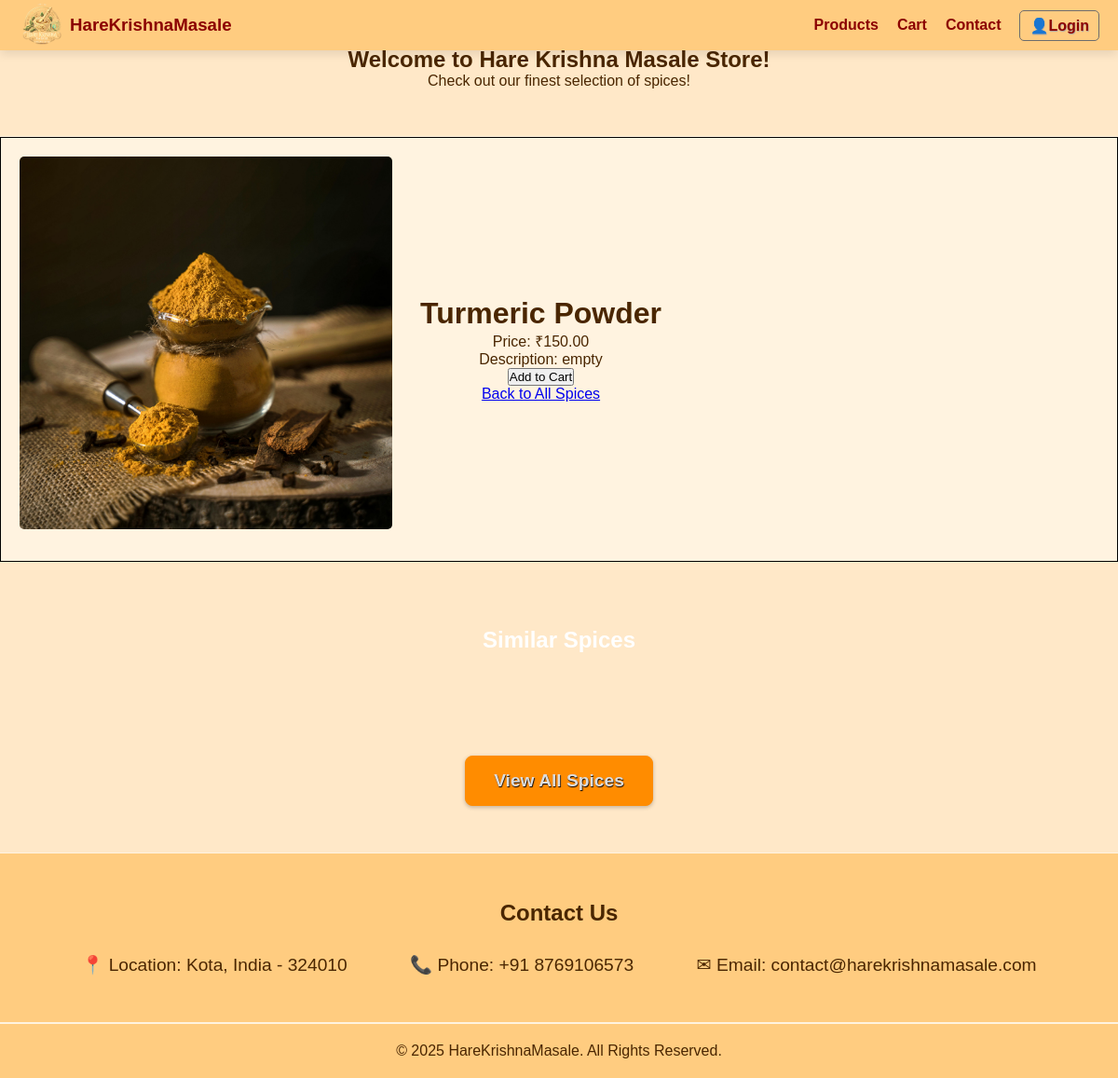
/products/4/, run on the app's committed database.
### apps/products/models.py (models this page shows, shortened)
class Product(models.Model):
    name = models.CharField(max_length=255)
    description = models.TextField()
    price = models.DecimalField(max_digits=10, decimal_places=2)
    image = models.ImageField(upload_to='product_images/')
    stock = models.PositiveIntegerField(default=0)
    created_at = models.DateTimeField(auto_now_add=True)

### apps/products/views.py (the view)
# urls.py: path('<int:product_id>/', views.product_detail, name='product-detail'),
def product_detail(request, product_id):
    product = get_object_or_404(Product, id=product_id)  # Fetch the product
    return render(request, 'products/product_detail.html', {'product': product})

### templates/products/product_detail.html (shortened to what this page needs)
<!DOCTYPE html>
<html lang="en">
<head>
    {% load static %}
    <link rel="stylesheet" href="{% static 'harekrishnamasale/homepage.css' %}">
    <link rel="stylesheet" href="{% static 'products/products.css' %}">
</head>
<body>
    <header>
        <nav>
            <a href="/" class="logo">
                <img src="/media/homepage/logo.png" alt="HareKrishnaMasale Logo">
                <h3>HareKrishnaMasale</h3>
            </a>
            <ul>
                <li><a href="{% url 'product-list' %}">Products</a></li>
                <li><a href="{% url 'cart:cart-detail' %}">Cart</a></li>
                <li><a href="#contact">Contact</a></li>
                {% if user.is_authenticated %}
                    <li class="user-dropdown">
                        <span id="user-toggle" class="user-name">👤 {{ user.username }}</span>
                        <ul id="user-menu" class="dropdown-menu">
                            <li><a href="{% url 'users:profile' %}">Your Profile</a></li>
                            <li>Your Orders</li>
                            <li>
                                <form method="POST" action="{% url 'logout' %}">
                                  {% csrf_token %}
                                  <button type="submit" class="logout-btn">Logout</button>
                                </form>
                            </li>
                        </ul>
                    </li>
                {% else %}
                    <li class="user-dropdown">
                        <a href="{% url 'login' %}"><span id="user-toggle" class="user-name">👤Login</span></a>
                    </li>
                {% endif %}
            </ul>
        </nav>
    </header>
    <section class="products">
        <h2>Welcome to Hare Krishna Masale Store!</h2>
        <p>Check out our finest selection of spices!</p>
    </section>
    {% block content %}
        <div class="product-detail">
            <div>
                <img src="{{ product.image.url }}" alt="{{ product.name }}">
            </div>
            <div id="product-detail-about">
                <h1>{{ product.name }}</h1>
                <p>Price: ₹{{ product.price }}</p>
                <p>Description: {{ product.description }}</p>
                <form action="{% url 'cart:cart-add' product.id %}" method="post">
                    <button type="submit">Add to Cart</button>
                </form>
                <a href="/products/">Back to All Spices</a>
            </div>
        </div>
    {% endblock %}
    <section class="products">
        <h1>Similar Spices</h1>
        <div class="product-grid">
        </div>
        <a href="{% url 'product-list' %}" class="cta">View All Spices</a>
    </section>
    <section id="contact">
        <h2>Contact Us</h2>
        <div class="contact-info">
            <div>📍 Location: Kota, India - 324010</div>
            <div>📞 Phone: +91 8769106573</div>
            <div>✉ Email: contact@harekrishnamasale.com</div>
        </div>
    </section>
    <footer>
        <p>&copy; 2025 HareKrishnaMasale. All Rights Reserved.</p>
    </footer>
</body>
</html>

### static/harekrishnamasale/homepage.css (style rules this page uses)
* { margin: 0; padding: 0; box-sizing: border-box; font-family: Arial, sans-serif; }
body { font-family: Arial, sans-serif; background-color: #fff3e0; color: #4a2600; text-align: center; min-height:100vh; }
header { position: fixed; top: 0; width: 100%; background: #ffcc80; padding: 2px 0; box-shadow: 0px 4px 10px rgba(0, 0, 0, 0.1); z-index: 1000; transition: all 0.3s ease-in-out; }
nav { display: flex; justify-content: space-between; align-items: center; padding: 0 20px; }
.logo { display: flex; align-items: center; gap: 5px; text-decoration: none; color: #8b0000; }
.logo img { height: 50px; }
ul { list-style: none; display: flex; gap: 20px; align-items: center; }
ul li a { text-decoration: none; color: #8b0000; font-size: 1em; font-weight: bold; transition: 0.2s ease-in-out; cursor: pointer; }
.user-dropdown { position: relative; list-style: none; }
.user-name { padding: 6px 10px; display: inline-block; background-color: #ffcc80; text-shadow: 0.6px 0.6px 1px rgb(167, 167, 167); border-radius: 5px; border: 1px solid rgb(109, 109, 109); white-space: nowrap; overflow: hidden; text-overflow: ellipsis; max-width: 120px; vertical-align: middle; transition: box-shadow 0.3s ease; font-size: 1rem; cursor: pointer; }
.cta { display: inline-block; padding: 15px 30px; background: #ff8c00; border: 1px solid #ff8c00; border-radius: 8px; font-weight: bold; text-decoration: none; font-size: 1.2em; margin-top: 20px; color: #ddd; text-shadow: 0.6px 0.6px 1px black; box-shadow: rgba(0, 0, 0, 0.24) 0px 1.5px 4px; }
.products { position: relative; padding: 50px 20px; background: #ff8c001b; margin-bottom: 1px; overflow: hidden; }
.products::before { content: ""; position: absolute; top: 0; left: 0; width: 100%; height: 100%; background: url('/media/homepage/about-bg.jpg') center/cover no-repeat; filter: blur(5px) brightness(70%); opacity: 0.7; z-index: -1; }
.products h1 { padding: 20px; color: white; margin-bottom: 30px; }
.product-grid { display: flex; flex-wrap: wrap; justify-content: center; gap: 40px 70px; padding: 20px; }
#contact { padding: 50px 20px; background: #ffcc80; color: #4a2600; }
#contact h2 { margin-bottom: 30px; }
.contact-info { display: flex; justify-content: space-evenly; flex-wrap: wrap; }
.contact-info div { font-size: 1.2em; }
footer { background: #ffcc80; color: #4a2600; padding: 20px; margin-top: 2px; }

### static/products/products.css (style rules this page uses)
.product-detail { align-items: center; width: 100%; height: fit-content; gap: 30px; padding: 20px; display: flex; border: 1px black solid; }
#product-detail-about { align-items: center; justify-items: center; justify-content: center; gap: 20px; }
.product-detail img { width: auto; max-width: 400px; height: auto; border-radius: 5px; margin-bottom: 10px; }

### data on the page
Product: image (picture), name "Turmeric Powder", price "150.00", description "empty"
